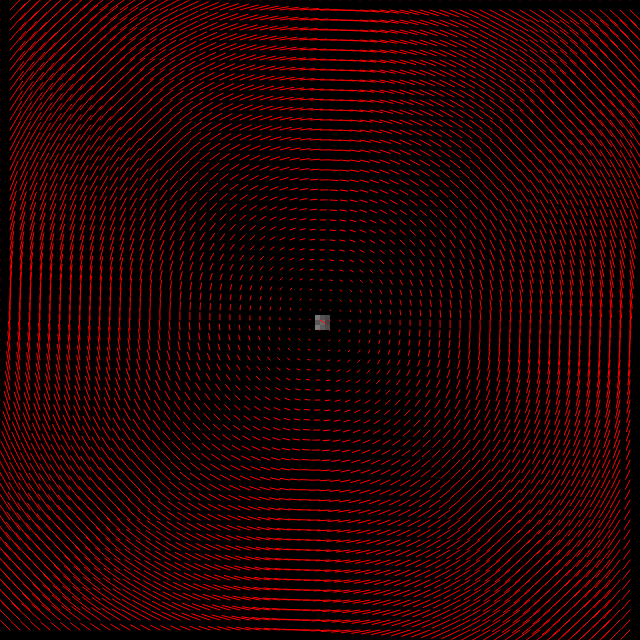
Frame 1 (no input)
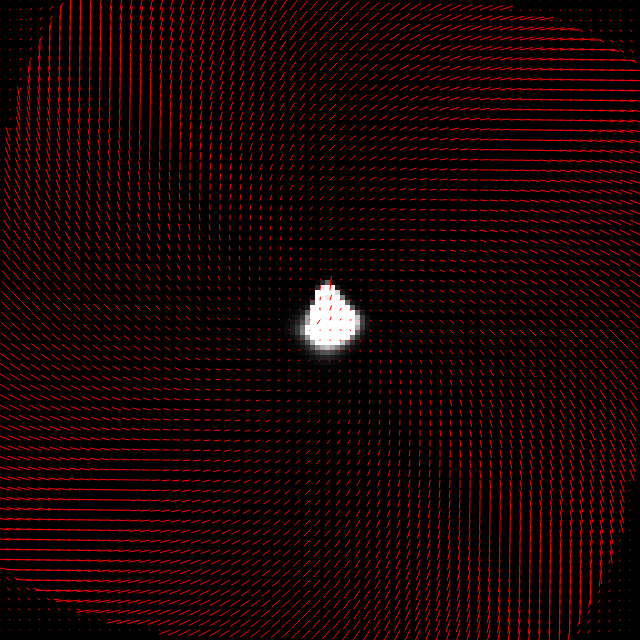
Frame 60 (no input)
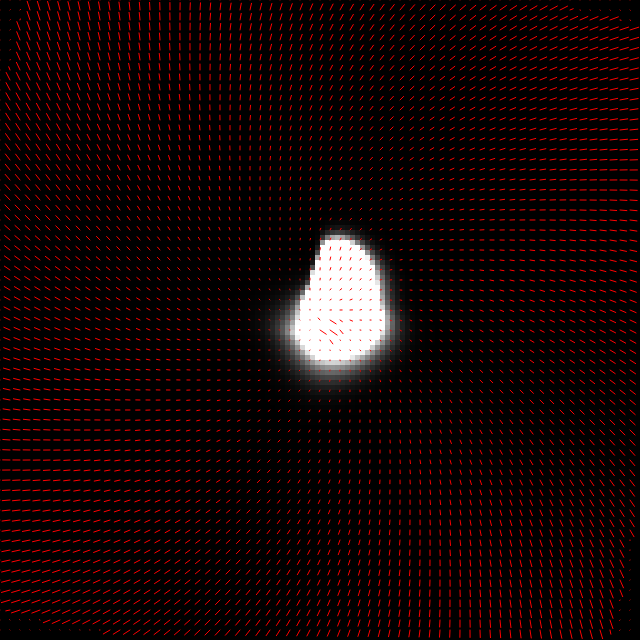
Frame 120 (the mouse pressed at the canvas centre since frame 60)

The p5.js sketch that drew these frames (run headless with seeded random() and noise() and a simulated clock; from frame 60 on, the mouse is pressed at the canvas centre):

// p5.js sketch
// ── sketch.js
let fluid;

function setup() {
  createCanvas(N * SCALE, N * SCALE);
  frameRate(22);
  fluid = new Fluid(0.5, 0, 0.0000001);
  for (let i = 1; i < N - 1; i++) {
    for (let j = 1; j < N - 1; j++) {
      let x = i - N / 2;
      let y = j - N / 2;
      // create a rotating vector field
      let s = 0.0003;
      fluid.addVelocity(i, j, s * (-y), s * x);
    }
  }
}


function draw() {
  stroke(51);
  strokeWeight(2);

  let cx = int((0.5 * width) / SCALE);
  let cy = int((0.5 * height) / SCALE);
  for (let i = -1; i <= 1; i++) {
    for (let j = -1; j <= 1; j++) {
      fluid.addDensity(cx + i, cy + j, random(50, 150));
    }
  }

  for (let i = 0; i < 2; i++) {
    let angle = noise(t) * TWO_PI * 2;
    let v = p5.Vector.fromAngle(angle);
    v.mult(0.2);
    t += 0.01;
    fluid.addVelocity(cx, cy, v.x, v.y);
  }

  fluid.step();
  fluid.renderD();
  fluid.renderV();

}

// ── fluid.js
let N = 128;
let iter = 16;
let SCALE = 5;
let t = 0;

// function to use 1D array and fake the extra two dimensions --> 3D
function IX(x, y) {
  return x + y * N;
}

// Fluid cube class
class Fluid {
  constructor(dt, diffusion, viscosity) {
    this.size = N;
    this.dt = dt;
    this.diff = diffusion;
    this.visc = viscosity;

    this.s = new Array(N * N).fill(0);
    this.density = new Array(N * N).fill(0);

    this.Vx = new Array(N * N).fill(0);
    this.Vy = new Array(N * N).fill(0);

    this.Vx0 = new Array(N * N).fill(0);
    this.Vy0 = new Array(N * N).fill(0);
  }

  // step method
  step() {
    let N = this.size;
    let visc = this.visc;
    let diff = this.diff;
    let dt = this.dt;
    let Vx = this.Vx;
    let Vy = this.Vy;
    let Vx0 = this.Vx0;
    let Vy0 = this.Vy0;
    let s = this.s;
    let density = this.density;

    diffuse(1, Vx0, Vx, visc, dt);
    diffuse(2, Vy0, Vy, visc, dt);

    // project(Vx0, Vy0, Vx, Vy);

    advect(1, Vx, Vx0, Vx0, Vy0, dt);
    advect(2, Vy, Vy0, Vx0, Vy0, dt);

    // project(Vx, Vy, Vx0, Vy0);
    diffuse(0, s, density, diff, dt);
    advect(0, density, s, Vx, Vy, dt);
  }

  // method to add density
  addDensity(x, y, amount) {
    let index = IX(x, y);
    this.density[index] += amount;
  }

  // method to add velocity
  addVelocity(x, y, amountX, amountY) {
    let index = IX(x, y);
    this.Vx[index] += amountX;
    this.Vy[index] += amountY;
  }

  // function to render density
  renderD() {
    for (let i = 0; i < N; i++) {
      for (let j = 0; j < N; j++) {
        let x = i * SCALE;
        let y = j * SCALE;
        let d = this.density[IX(i, j)];
        fill(d);
        noStroke();
        rect(x, y, SCALE, SCALE);
      }
    }
  }

  // function to render velocity
  renderV() {
    for (let i = 0; i < N; i+=2) {
      for (let j = 0; j < N; j+=2) {
        let x = i * SCALE;
        let y = j * SCALE;
        let vx = this.Vx[IX(i, j)];
        let vy = this.Vy[IX(i, j)];
        // this.canvas.stroke(0);

        if (!(abs(vx) < 0.1 && abs(vy) <= 0.1) || true) {
          strokeWeight(1);
          stroke(255, 0, 0);
          let s = 1000;
          line(x, y, x + vx * s, y + vy * s);
        }
      }
    }
  }
}

// ── fluid_utils.js
/*
    Function of diffuse
    - b : int
    - x : float[]
    - x0 : float[]
    - diff : float
    - dt : flaot
*/
function diffuse(b, x, x0, diff, dt) {
  let a = dt * diff * (N - 2) * (N - 2);
  lin_solve(b, x, x0, a, 1 + 6 * a);
}

/*
    Function of solving linear differential equation
    - b : int
    - x : float[]
    - x0 : float[]
    - a : float
    - c : float
*/
function lin_solve(b, x, x0, a, c) {
  let cRecip = 1.0 / c;
  for (let t = 0; t < iter; t++) {
    for (let j = 1; j < N - 1; j++) {
      for (let i = 1; i < N - 1; i++) {
        x[IX(i, j)] =
          (x0[IX(i, j)] +
            a *
              (x[IX(i + 1, j)] +
                x[IX(i - 1, j)] +
                x[IX(i, j + 1)] +
                x[IX(i, j - 1)])) *
          cRecip;
      }
    }
    // set_bnd(b, x);
  }
}

/*
    Function of project : This operation runs through all the cells and fixes them up so everything is in equilibrium.
    - velocX : float[]
    - velocY : float[]
    = p : float[]
    - div : float[]
*/
function project(velocX, velocY, p, div) {
  for (let j = 1; j < N - 1; j++) {
    for (let i = 1; i < N - 1; i++) {
      div[IX(i, j)] =
        (-0.5 *
          (velocX[IX(i + 1, j)] -
            velocX[IX(i - 1, j)] +
            velocY[IX(i, j + 1)] -
            velocY[IX(i, j - 1)])) /
        N;
      p[IX(i, j)] = 0;
    }
  }

  set_bnd(0, div);
  set_bnd(0, p);
  lin_solve(0, p, div, 1, 6);

  for (let j = 1; j < N - 1; j++) {
    for (let i = 1; i < N - 1; i++) {
      velocX[IX(i, j)] -= 0.5 * (p[IX(i + 1, j)] - p[IX(i - 1, j)]) * N;
      velocY[IX(i, j)] -= 0.5 * (p[IX(i, j + 1)] - p[IX(i, j - 1)]) * N;
    }
  }

  set_bnd(1, velocX);
  set_bnd(2, velocY);
}

/*
    Function of advect: responsible for actually moving things around
    - b : int
    - d : float[]
    - d0 : float[]
    - velocX : float[]
    - velocY : float[]
    - velocZ : float[]
    - dt : float[]
*/
function advect(b, d, d0, velocX, velocY, dt) {
  let i0, i1, j0, j1;

  let dtx = dt * (N - 2);
  let dty = dt * (N - 2);

  let s0, s1, t0, t1;
  let tmp1, tmp2, tmp3, x, y;

  let Nfloat = N - 2;
  let ifloat, jfloat;
  let i, j, k;

  for (j = 1, jfloat = 1; j < N - 1; j++, jfloat++) {
    for (i = 1, ifloat = 1; i < N - 1; i++, ifloat++) {
      tmp1 = dtx * velocX[IX(i, j)];
      tmp2 = dty * velocY[IX(i, j)];
      x = ifloat - tmp1;
      y = jfloat - tmp2;

      if (x < 0.5) x = 0.5;
      if (x > Nfloat + 0.5) x = Nfloat + 0.5;
      i0 = Math.floor(x);
      i1 = i0 + 1.0;
      if (y < 0.5) y = 0.5;
      if (y > Nfloat + 0.5) y = Nfloat + 0.5;
      j0 = Math.floor(y);
      j1 = j0 + 1.0;

      s1 = x - i0;
      s0 = 1.0 - s1;
      t1 = y - j0;
      t0 = 1.0 - t1;

      let i0i = parseInt(i0);
      let i1i = parseInt(i1);
      let j0i = parseInt(j0);
      let j1i = parseInt(j1);

      d[IX(i, j)] =
        s0 * (t0 * d0[IX(i0i, j0i)] + t1 * d0[IX(i0i, j1i)]) +
        s1 * (t0 * d0[IX(i1i, j0i)] + t1 * d0[IX(i1i, j1i)]);
    }
  }

  // set_bnd(b, d);
}

/*
    Function of dealing with situation with boundary cells.
    - b : int
    - x : float[]
*/
function set_bnd(b, x) {
  for (let i = 1; i < N - 1; i++) {
    x[IX(i, 0)] = b == 2 ? -x[IX(i, 1)] : x[IX(i, 1)];
    x[IX(i, N - 1)] = b == 2 ? -x[IX(i, N - 2)] : x[IX(i, N - 2)];
  }
  for (let j = 1; j < N - 1; j++) {
    x[IX(0, j)] = b == 1 ? -x[IX(1, j)] : x[IX(1, j)];
    x[IX(N - 1, j)] = b == 1 ? -x[IX(N - 2, j)] : x[IX(N - 2, j)];
  }

  x[IX(0, 0)] = 0.5 * (x[IX(1, 0)] + x[IX(0, 1)]);
  x[IX(0, N - 1)] = 0.5 * (x[IX(1, N - 1)] + x[IX(0, N - 2)]);
  x[IX(N - 1, 0)] = 0.5 * (x[IX(N - 2, 0)] + x[IX(N - 1, 1)]);
  x[IX(N - 1, N - 1)] = 0.5 * (x[IX(N - 2, N - 1)] + x[IX(N - 1, N - 2)]);
}
